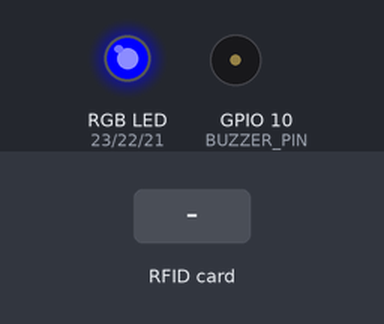
The sketch below on a simulated ESP32-C6. Shown: an RGB LED mixed from three pins (HIGH = lit), buzzer (waves = sounding, pin HIGH). The inputs (shaded band) are chosen by the test bench. WiFi joins after 1.5 s; servers stay silent unless stated; no MQTT or app messages arrive unless stated; what the sketch prints to the serial monitor is not drawn.

Above: at 3.2 s.
3.3 s: RFID card A3 B1 83 FA held to the reader
At 4.5 s:
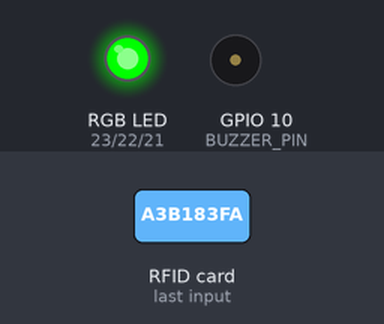
5.2 s: RFID card 5E 7A 19 C4 held to the reader
At 7.9 s:
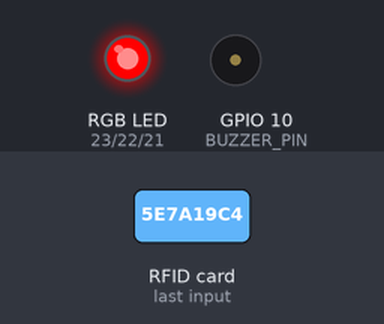
8.2 s: RFID card F2 B4 49 73 held to the reader
At 8.5 s:
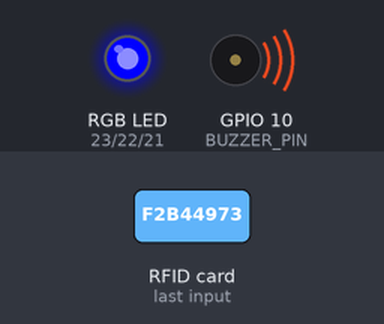
Timing chart, 0 to 13.1 s (numbered marks = the images above; inputs shaded):
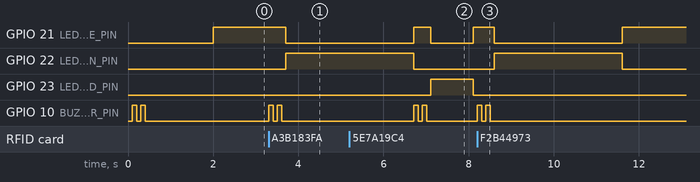

Measured:
- after the input at 3.3 s, GPIO 21 (LED_BLUE_PIN): HIGH → LOW after 0.41 s; GPIO 22 (LED_GREEN_PIN): LOW → HIGH after 0.41 s; GPIO 10 (BUZZER_PIN): alternates HIGH for 0.10 s and LOW for 0.10 s, 4 changes in all, then stays LOW, starting at once
- after the input at 5.2 s, GPIO 23 (LED_RED_PIN): LOW → HIGH after 1.9 s, → LOW 1.0 s later; GPIO 10 (BUZZER_PIN): alternates HIGH for 0.10 s and LOW for 0.10 s, 4 changes in all, then stays LOW, starting after 1.5 s
- after the input at 8.2 s, GPIO 21 (LED_BLUE_PIN): HIGH → LOW after 0.40 s, → HIGH 3.0 s later; GPIO 22 (LED_GREEN_PIN): LOW → HIGH after 0.40 s, → LOW 3.0 s later; GPIO 10 (BUZZER_PIN): alternates HIGH for 0.10 s and LOW for 0.10 s, 4 changes in all, then stays LOW, starting at once

The sketch:

ESP32C6_RFID_READER.ino
```cpp
#include <Wire.h>
#include <WiFi.h>
#include <PubSubClient.h>
#include <Adafruit_PN532.h>

//------------------------------------------------------------------------------
// WiFi & MQTT Configuration
//------------------------------------------------------------------------------

const char* ssid 		= "YOURWIFISSID";
const char* password 		= "YOURWIFIPASSWORD";
const char* mqtt_server		= "YOURHOSTIP";
const int mqtt_port 		= 1883;
const char* mqtt_user 		= "YOURMQTTUSERNAME";
const char* mqtt_password 	= "YOURMQTTPASSWORD";

// MQTT topics for solenoid control and state reporting
const char* mqtt_command_topic = "esp32/solenoid/set";
const char* mqtt_state_topic   = "esp32/solenoid/state";

//------------------------------------------------------------------------------
// PN532 (I2C bit-bang) Pin Settings
//------------------------------------------------------------------------------
#define SDA_PIN 6  // GPIO pin for PN532 SDA (software I2C)
#define SCL_PIN 7  // GPIO pin for PN532 SCL (software I2C)

// Create an Adafruit_PN532 instance using software I2C on SDA_PIN and SCL_PIN.
Adafruit_PN532 nfc(SDA_PIN, SCL_PIN);

// Create WiFi and MQTT client objects.
WiFiClient espClient;
PubSubClient client(espClient);

//------------------------------------------------------------------------------
// LED RGB Pin Settings
//------------------------------------------------------------------------------
#define LED_RED_PIN    23  // GPIO pin for red LED channel
#define LED_GREEN_PIN  22  // GPIO pin for green LED channel
#define LED_BLUE_PIN   21  // GPIO pin for blue LED channel

// Variables to manage LED blinking state and timing.
unsigned long lastBlinkTime = 0;  // Timestamp of last blue LED toggle
bool ledBlueState          = false;  // Current on/off state for blue LED
bool idleState             = true;   // Indicates whether the system is in idle mode

//------------------------------------------------------------------------------
// Buzzer Pin
//------------------------------------------------------------------------------
#define BUZZER_PIN 10  // GPIO pin for buzzer output

//------------------------------------------------------------------------------
// Authorized RFID Tags
//------------------------------------------------------------------------------
// Each entry is an array of UID bytes. Length of each UID is stored separately.
const uint8_t allowedTags[][7] = {
  { 0xA3, 0xB1, 0x83, 0xFA },
  { 0xF2, 0xB4, 0x49, 0x73 },
  { 0x12, 0x34, 0x56, 0x78, 0x90 }
};
const uint8_t allowedTagsLengths[] = { 4, 4, 5 };
const uint8_t allowedTagsCount    = sizeof(allowedTags) / sizeof(allowedTags[0]);

//------------------------------------------------------------------------------
// Function Prototypes
//------------------------------------------------------------------------------
void setLEDColor(bool granted, bool denied);
bool checkTagAllowed(const uint8_t* uid, uint8_t length);
void beepBuzzer();
void mqttCallback(char* topic, byte* payload, unsigned int length);
void reconnectMQTT();

//------------------------------------------------------------------------------
// Function: setLEDColor
//
// Controls the RGB LED based on the access outcome.
//
// Parameters:
//   granted - true if access is granted (turn on green LED).
//   denied  - true if access is denied (turn on red LED).
//             If both are false, LED enters idle mode (blue blinking).
//------------------------------------------------------------------------------
void setLEDColor(bool granted, bool denied) {
  if (granted) {
    // Access granted → Turn on green LED, turn off red/blue
    digitalWrite(LED_RED_PIN,   LOW);
    digitalWrite(LED_GREEN_PIN, HIGH);
    digitalWrite(LED_BLUE_PIN,  LOW);
  } else if (denied) {
    // Access denied → Turn on red LED, turn off green/blue
    digitalWrite(LED_RED_PIN,   HIGH);
    digitalWrite(LED_GREEN_PIN, LOW);
    digitalWrite(LED_BLUE_PIN,  LOW);
  } else {
    // Idle mode → Toggle blue LED based on ledBlueState
    digitalWrite(LED_RED_PIN,   LOW);
    digitalWrite(LED_GREEN_PIN, LOW);
    digitalWrite(LED_BLUE_PIN,  ledBlueState ? HIGH : LOW);
  }
}

//------------------------------------------------------------------------------
// Function: checkTagAllowed
//
// Compares a scanned UID against the list of authorized UIDs.
//
// Parameters:
//   uid    - Pointer to the array of scanned bytes.
//   length - Number of bytes in the scanned UID.
//
// Returns:
//   true if the UID matches one in allowedTags, false otherwise.
//------------------------------------------------------------------------------
bool checkTagAllowed(const uint8_t* uid, uint8_t length) {
  for (uint8_t i = 0; i < allowedTagsCount; i++) {
    if (allowedTagsLengths[i] == length) {
      bool match = true;
      for (uint8_t j = 0; j < length; j++) {
        if (uid[j] != allowedTags[i][j]) {
          match = false;
          break;
        }
      }
      if (match) return true;
    }
  }
  return false;
}

//------------------------------------------------------------------------------
// Function: beepBuzzer
//
// Emits two short beeps on the buzzer to indicate a card scan event.
//------------------------------------------------------------------------------
void beepBuzzer() {
  for (int i = 0; i < 2; i++) {
    digitalWrite(BUZZER_PIN, HIGH);
    delay(100);
    digitalWrite(BUZZER_PIN, LOW);
    delay(100);
  }
}

//------------------------------------------------------------------------------
// Function: mqttCallback
//
// Unused placeholder for incoming MQTT messages.
//------------------------------------------------------------------------------
void mqttCallback(char* topic, byte* payload, unsigned int length) {
  // No commands handled in this example
}

//------------------------------------------------------------------------------
// Function: reconnectMQTT
//
// Attempts to reconnect to the MQTT broker if disconnected.
// Retries every 5 seconds until a connection is established.
// Subscribes to the command topic upon successful connection.
//------------------------------------------------------------------------------
void reconnectMQTT() {
  while (!client.connected()) {
    Serial.print("Menghubungkan ke MQTT...");
    if (client.connect("esp32_rfid_client", mqtt_user, mqtt_password)) {
      Serial.println("terhubung");
      client.setCallback(mqttCallback);
      client.subscribe(mqtt_command_topic);
    } else {
      Serial.print("gagal, rc=");
      Serial.print(client.state());
      Serial.println(" coba lagi dalam 5 detik...");
      delay(5000);
    }
  }
}

//------------------------------------------------------------------------------
// Function: setup
//
// Initializes serial, PN532 module, RGB LED pins, buzzer, WiFi, and MQTT client.
// Sets the initial LED state for idle blinking.
//------------------------------------------------------------------------------
void setup() {
  Serial.begin(115200);

  // Initialize PN532 (software I2C) and check for firmware version
  nfc.begin();
  uint32_t versiondata = nfc.getFirmwareVersion();
  if (!versiondata) {
    Serial.println("PN532 tidak terdeteksi! Periksa wiring.");
    while (1) {
      delay(1000);
    }
  }
  Serial.print("PN532 Firmware: ");
  Serial.print((versiondata >> 24) & 0xFF, HEX);
  Serial.print(".");
  Serial.print((versiondata >> 16) & 0xFF, HEX);
  Serial.print(".");
  Serial.println((versiondata >> 8) & 0xFF, HEX);
  nfc.SAMConfig();

  // Initialize RGB LED pins and ensure all off initially
  pinMode(LED_RED_PIN,   OUTPUT);
  pinMode(LED_GREEN_PIN, OUTPUT);
  pinMode(LED_BLUE_PIN,  OUTPUT);
  digitalWrite(LED_RED_PIN,   LOW);
  digitalWrite(LED_GREEN_PIN, LOW);
  digitalWrite(LED_BLUE_PIN,  LOW);

  // Initialize buzzer pin and emit startup beep
  pinMode(BUZZER_PIN, OUTPUT);
  digitalWrite(BUZZER_PIN, LOW);
  delay(100);
  beepBuzzer();

  // Connect to WiFi network
  WiFi.begin(ssid, password);
  Serial.print("Menghubungkan WiFi...");
  while (WiFi.status() != WL_CONNECTED) {
    delay(500);
    Serial.print(".");
  }
  Serial.println("\nWiFi terhubung: " + WiFi.localIP().toString());

  // Configure MQTT server for future reconnect attempts
  client.setServer(mqtt_server, mqtt_port);
  Serial.println("Siap menunggu scan RFID...");

  // Prepare LED for immediate blue blinking in idle mode
  ledBlueState   = true;
  setLEDColor(false, false);
  lastBlinkTime  = millis();
  idleState      = true;
}

//------------------------------------------------------------------------------
// Function: loop
//
// Main loop does two tasks:
// 1. Attempts to read an RFID tag via PN532. If tag detected, processes access logic:
//    - Displays UID on Serial.
//    - Beeps buzzer.
//    - Checks authorization, sets LED (green/red), sends MQTT messages.
//    - Resets to idle state and timer after processing.
//
// 2. If no tag is detected (idle), toggles blue LED every 2 seconds.
//
// Also ensures MQTT connection is maintained.
//------------------------------------------------------------------------------
void loop() {
  // Ensure MQTT connection is alive
  if (!client.connected()) reconnectMQTT();
  client.loop();

  // Buffer for scanned UID
  uint8_t uid[7];
  uint8_t uidLength;

  // 1) Check for an RFID tag. If present, process access immediately.
  if (nfc.readPassiveTargetID(PN532_MIFARE_ISO14443A, uid, &uidLength)) {
    Serial.println("=== TAG DETECTED ===");
    idleState = false;

    // (a) Print UID and beep buzzer
    Serial.print("UID: ");
    for (uint8_t i = 0; i < uidLength; i++) {
      if (uid[i] < 0x10) Serial.print("0");
      Serial.print(uid[i], HEX);
      if (i != uidLength - 1) Serial.print(" ");
    }
    Serial.println();
    beepBuzzer();

    // (b) Check authorization, set LED, and publish MQTT messages
    bool allowed = checkTagAllowed(uid, uidLength);
    setLEDColor(allowed, !allowed);
    if (allowed) {
      Serial.println("Akses diberikan");
      client.publish(mqtt_command_topic, "ON", true);
      client.publish(mqtt_state_topic,   "ON", true);
      delay(3000);
      client.publish(mqtt_command_topic, "OFF", true);
      client.publish(mqtt_state_topic,   "OFF", true);
    } else {
      Serial.println("Akses ditolak");
      delay(1000);
    }

    // (c) Reset to idle mode for blue blinking
    idleState    = true;
    ledBlueState = true;             // Prepare blue LED ON next toggle
    setLEDColor(false, false);       // Turn off red/green, show blue=LOW initially
    lastBlinkTime = millis();        // Reset timer so blinking starts fresh
  }
  else {
    // 2) Idle mode: toggle blue LED every 2 seconds if no tag is present
    if (millis() - lastBlinkTime > 2000) {
      Serial.println("→ Idle mode: toggle LED biru");
      ledBlueState = !ledBlueState;
      setLEDColor(false, false);
      lastBlinkTime = millis();
    }
  }
}
```
